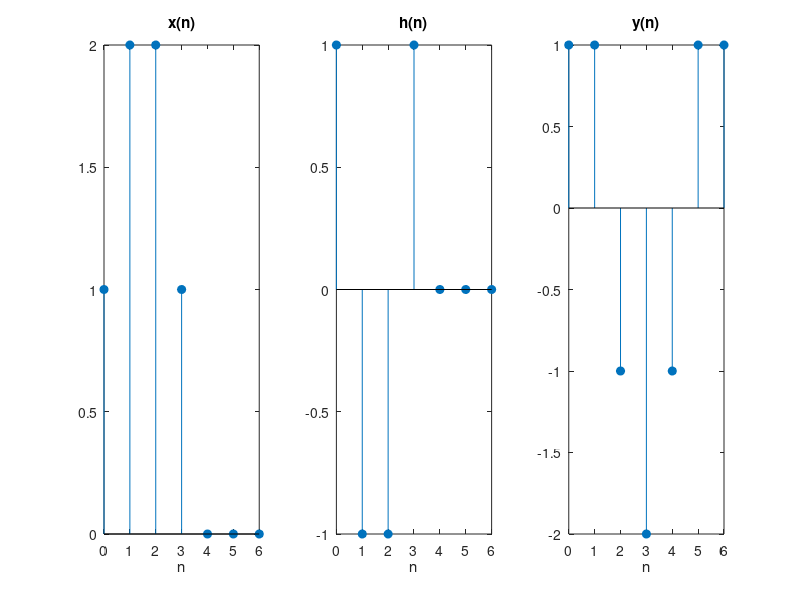

Reproduce this figure in MATLAB.
clear all;
clc;
x = [1 2 2 1];
Nx = length(x);
h = [1 -1 -1 1];
Nh = length(h);
Ny = Nx + Nh -1;
xz = [x zeros(1, Ny-Nx)];
hz = [h zeros(1, Ny-Nh)];
y = zeros(1,Ny);

for n=0:Ny-1
    m=0:Ny-1;
    n1 = mod(n-m, Ny);
    hs = hz(n1 +1);
    xh = xz.*hs;
    y(n+1) = sum(xh);
end;

n=0:Ny-1;
subplot(1,3,1);
stem(n,xz,'filled');
xlabel('n');
title('x(n)');
subplot(1,3,2);
stem(n,hz,'filled');
xlabel('n');
title('h(n)');
subplot(1,3,3);
stem(n,y,'filled');
xlabel('n');
title('y(n)');